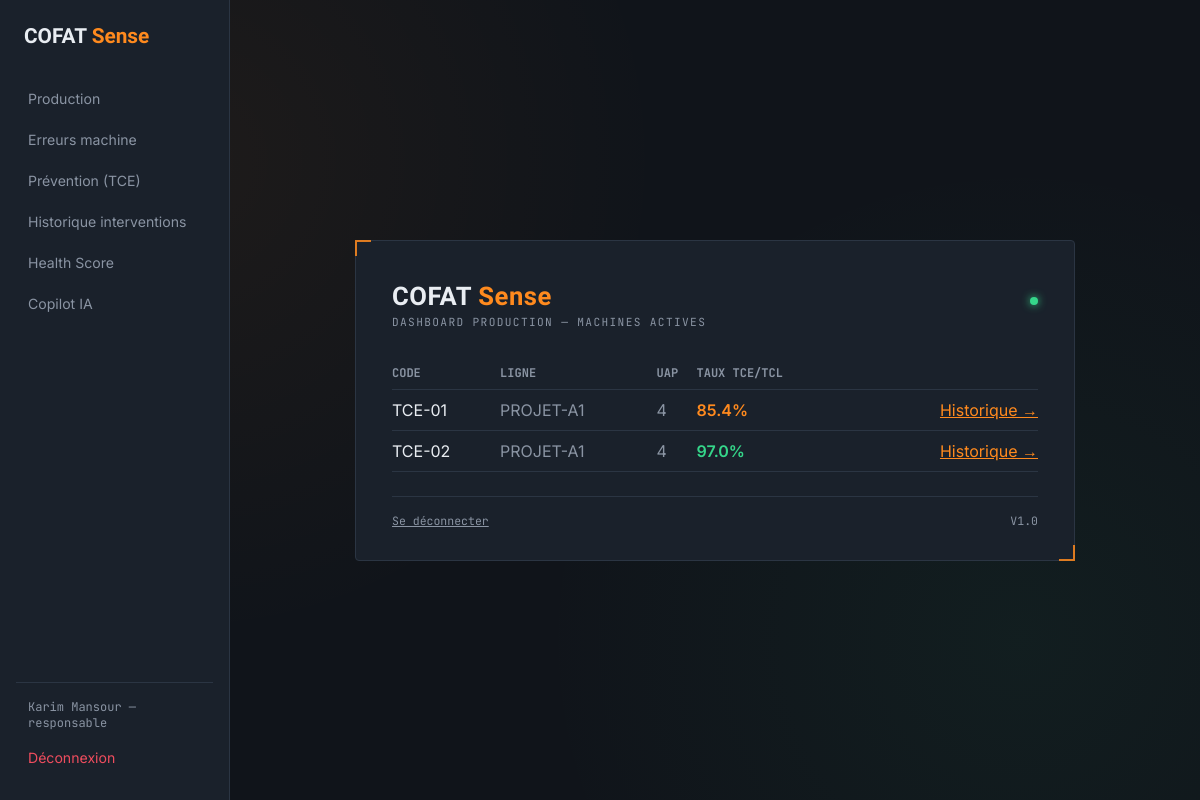
The page /production/ (signed in) on the database its author committed.
### app/models.py (models this page shows, shortened)
class User(UserMixin, db.Model):
    __tablename__ = "users"
    id = db.Column(db.Integer, primary_key=True)
    matricule = db.Column(db.String(20), unique=True, nullable=False)
    nom = db.Column(db.String(80), nullable=False)
    prenom = db.Column(db.String(80), nullable=False)
    email = db.Column(db.String(120), unique=True, nullable=False, index=True)
    password_hash = db.Column(db.String(255), nullable=False)
    role = db.Column(db.Enum(Role), nullable=False, default=Role.TECHNICIEN)
    actif = db.Column(db.Boolean, default=True, nullable=False)
    date_creation = db.Column(db.DateTime, default=datetime.utcnow)
    derniere_connexion = db.Column(db.DateTime, nullable=True)
    @property
    def nom_complet(self) -> str:
        return f"{self.prenom} {self.nom}"

class Machine(db.Model):
    __tablename__ = "machines"
    id = db.Column(db.Integer, primary_key=True)
    code = db.Column(db.String(50), unique=True, nullable=False)
    nom = db.Column(db.String(100), nullable=True)
    ligne = db.Column(db.String(50), nullable=True)
    groupe = db.Column(db.String(50), nullable=True)
    uap = db.Column(db.String(20), nullable=True)
    actif = db.Column(db.Boolean, default=True)
    seuil_comptage = db.Column(db.Integer, nullable=True)
    productions = db.relationship("ProductionRecord", back_populates="machine")

### app/production/routes.py (the view)
@production_bp.route("/")
@login_required
def dashboard():
    machines = Machine.query.filter_by(actif=True).filter(Machine.code != "TCE-HIST").order_by(Machine.code).all()
    stats = {}
    for m in machines:
        total_tcl, total_tce = db.session.query(
            func.coalesce(func.sum(ProductionRecord.tcl), 0),
            func.coalesce(func.sum(ProductionRecord.tce), 0),
        ).filter(ProductionRecord.machine_id == m.id).first()
        taux = round((total_tce / total_tcl) * 100, 1) if total_tcl > 0 else None
        stats[m.id] = {"tcl": total_tcl, "tce": total_tce, "taux": taux}
    return render_template("production/dashboard.html", machines=machines, stats=stats)

### app/templates/production/dashboard.html (shortened to what this page needs)
{% extends "base.html" %}
{% block content %}
<div class="panel" style="width: min(720px, 100%);">
  <div class="panel-header">
    <span class="brand">COFAT <span>Sense</span></span>
    <span class="status-dot"></span>
  </div>
  <p class="eyebrow">Dashboard Production — Machines actives</p>
  <table style="width:100%; border-collapse: collapse; margin-top: 10px;">
    <thead>
      <tr style="text-align:left; border-bottom: 1px solid var(--border);">
        <th style="padding: 8px 0; color: var(--text-muted); font-family: var(--font-mono); font-size: 0.75rem;">CODE</th>
        <th style="padding: 8px 0; color: var(--text-muted); font-family: var(--font-mono); font-size: 0.75rem;">LIGNE</th>
        <th style="padding: 8px 0; color: var(--text-muted); font-family: var(--font-mono); font-size: 0.75rem;">UAP</th>
        <th style="padding: 8px 0; color: var(--text-muted); font-family: var(--font-mono); font-size: 0.75rem;">TAUX TCE/TCL</th>
        <th></th>
      </tr>
    </thead>
    <tbody>
      {% for machine in machines %}
      <tr style="border-bottom: 1px solid var(--border);">
        <td style="padding: 10px 0;">{{ machine.code }}</td>
        <td style="padding: 10px 0; color: var(--text-muted);">{{ machine.ligne or "-" }}</td>
        <td style="padding: 10px 0; color: var(--text-muted);">{{ machine.uap or "-" }}</td>
        <td style="padding: 10px 0;">
          {% set t = stats[machine.id].taux %}
          {% if t is none %}
          <span style="color: var(--text-muted);">—</span>
          {% elif t >= 95 %}
          <span style="color: var(--ok); font-weight: 600;">{{ t }}%</span>
          {% elif t >= 80 %}
          <span style="color: var(--accent); font-weight: 600;">{{ t }}%</span>
          {% else %}
          <span style="color: var(--danger); font-weight: 600;">{{ t }}%</span>
          {% endif %}
        </td>
        <td style="padding: 10px 0; text-align:right;">
          <a href="{{ url_for('production.historique_machine', machine_id=machine.id) }}" style="color: var(--accent);">Historique →</a>
        </td>
      </tr>
      {% endfor %}
    </tbody>
  </table>
  <div class="panel-footer">
    <a href="{{ url_for('auth.logout') }}" style="color: var(--text-muted);">Se déconnecter</a>
    <span>V1.0</span>
  </div>
</div>
{% endblock %}

### app/templates/base.html (shortened to what this page needs)
<!doctype html>
<html lang="fr">
<head>
  <link rel="stylesheet" href="{{ url_for('static', filename='css/style.css') }}">
</head>
<body>
  {% if current_user.is_authenticated %}
  <nav class="sidebar">
    <div class="sidebar-brand">COFAT <span>Sense</span></div>
    <a href="{{ url_for('production.dashboard') }}" class="nav-link">Production</a>
    <a href="{{ url_for('maintenance.liste_erreurs') }}" class="nav-link">Erreurs machine</a>
    <a href="{{ url_for('maintenance.prevention_dashboard') }}" class="nav-link">Prévention (TCE)</a>
    <a href="{{ url_for('maintenance.historique_interventions') }}" class="nav-link">Historique interventions</a>
    <a href="{{ url_for('health.dashboard') }}" class="nav-link">Health Score</a>
    <a href="{{ url_for('copilot.dashboard') }}" class="nav-link">Copilot IA</a>
    <div class="sidebar-footer">
      <span class="sidebar-user">{{ current_user.nom_complet }} — {{ current_user.role.value }}</span>
      <a href="{{ url_for('auth.logout') }}" class="nav-link nav-link--logout">Déconnexion</a>
    </div>
  </nav>
  {% endif %}
  <div class="page-content">
    {% block content %}{% endblock %}
  </div>
</body>
</html>

### app/static/css/style.css (style rules this page uses)
:root { --bg-base: #10141a; --bg-panel: #1a212b; --bg-panel-raised: #212a37; --border: #2b3543; --text-primary: #e9edf2; --text-muted: #8a94a3; --accent: #ff8a1e; --accent-dim: #d9720f; --ok: #35d68a; --danger: #ef4d5e; --font-display: "Barlow Condensed", sans-serif; --font-body: "Inter", sans-serif; --font-mono: "JetBrains Mono", monospace; }
* { box-sizing: border-box; }
body { margin: 0; min-height: 100vh; background: var(--bg-base); background-image: radial-gradient(circle at 15% 20%, rgba(255, 138, 30, 0.06), transparent 40%), radial-gradient(circle at 85% 80%, rgba(53, 214, 138, 0.05), transparent 40%); color: var(--text-primary); font-family: var(--font-body); display: flex; align-items: stretch; justify-content: flex-start; padding: 0; }
.page-content { flex: 1; display: flex; align-items: center; justify-content: center; padding: 40px 24px; min-height: 100vh; }
.sidebar { width: 230px; flex-shrink: 0; background: var(--bg-panel); border-right: 1px solid var(--border); padding: 24px 16px; display: flex; flex-direction: column; gap: 4px; }
.sidebar-brand { font-family: var(--font-display); font-weight: 700; font-size: 1.3rem; margin-bottom: 28px; padding: 0 8px; }
.sidebar-brand span { color: var(--accent); }
.nav-link { color: var(--text-muted); text-decoration: none; padding: 10px 12px; border-radius: 4px; font-size: 0.88rem; transition: background 0.15s ease, color 0.15s ease; }
.sidebar-footer { margin-top: auto; padding-top: 16px; border-top: 1px solid var(--border); display: flex; flex-direction: column; gap: 8px; }
.sidebar-user { font-family: var(--font-mono); font-size: 0.75rem; color: var(--text-muted); padding: 0 12px; }
.nav-link--logout { color: var(--danger); }
.panel { position: relative; width: min(400px, 100%); background: var(--bg-panel); border: 1px solid var(--border); border-radius: 4px; padding: 40px 36px 32px; }
.panel::before, .panel::after { content: ""; position: absolute; width: 14px; height: 14px; border: 2px solid var(--accent); opacity: 0.85; }
.panel::before { top: -1px; left: -1px; border-right: none; border-bottom: none; }
.panel::after { bottom: -1px; right: -1px; border-left: none; border-top: none; }
.panel-header { display: flex; align-items: baseline; justify-content: space-between; margin-bottom: 4px; }
.brand { font-family: var(--font-display); font-weight: 700; font-size: 1.6rem; letter-spacing: 0.02em; color: var(--text-primary); }
.brand span { color: var(--accent); }
.status-dot { width: 8px; height: 8px; border-radius: 50%; background: var(--ok); box-shadow: 0 0 8px var(--ok); display: inline-block; }
.eyebrow { font-family: var(--font-mono); font-size: 0.7rem; letter-spacing: 0.12em; text-transform: uppercase; color: var(--text-muted); margin: 0 0 28px; }
.panel-footer { margin-top: 24px; padding-top: 16px; border-top: 1px solid var(--border); font-family: var(--font-mono); font-size: 0.72rem; color: var(--text-muted); display: flex; justify-content: space-between; }
:root { --cat-mecanique-bg: #eef2ff; --cat-mecanique-border: #6366f1; --cat-mecanique-text: #4338ca; --cat-electrique-bg: #fff7ed; --cat-electrique-border: #f59e0b; --cat-electrique-text: #b45309; --cat-pneumatique-bg: #ecfeff; --cat-pneumatique-border: #06b6d4; --cat-pneumatique-text: #0e7490; --cat-informatique-bg: #faf5ff; --cat-informatique-border: #a855f7; --cat-informatique-text: #7e22ce; --cat-securite-bg: #fef2f2; --cat-securite-border: #ef4444; --cat-securite-text: #b91c1c; }

### rows shown on the page
User: nom_complet "Karim Mansour", role.value "responsable"
Machine: code "TCE-01", ligne "PROJET-A1", uap "4", t "85.4"
Machine: code "TCE-02", ligne "PROJET-A1", uap "4", t "97.0"
